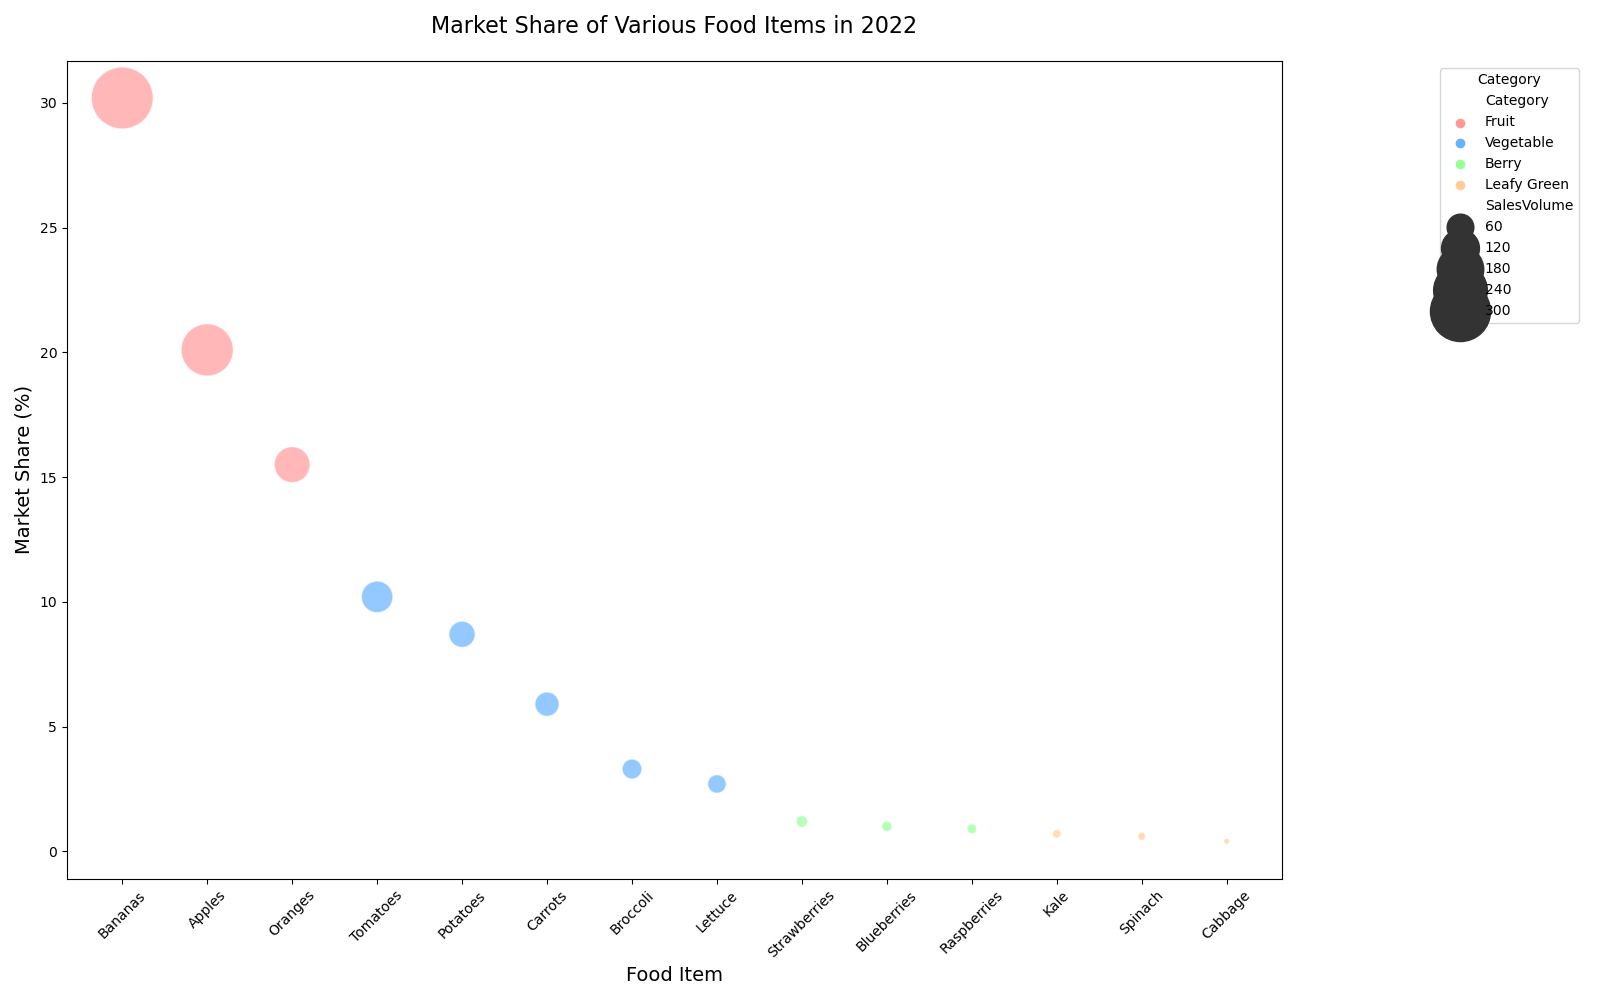

Generate this figure with Python:

import seaborn as sns
import matplotlib.pyplot as plt
import pandas as pd

# Data
data = {
    'FoodItem': ['Bananas', 'Apples', 'Oranges', 'Tomatoes', 'Potatoes', 'Carrots', 'Broccoli', 'Lettuce', 
                 'Strawberries', 'Blueberries', 'Raspberries', 'Kale', 'Spinach', 'Cabbage'],
    'MarketShare': [30.2, 20.1, 15.5, 10.2, 8.7, 5.9, 3.3, 2.7, 1.2, 1.0, 0.9, 0.7, 0.6, 0.4],
    'SalesVolume': [320.8, 228.3, 108.7, 84.5, 58.9, 50.6, 34.1, 29.9, 12.4, 10.3, 9.2, 7.2, 6.2, 4.1],
    'Category': ['Fruit', 'Fruit', 'Fruit', 'Vegetable', 'Vegetable', 'Vegetable', 'Vegetable', 'Vegetable', 
                 'Berry', 'Berry', 'Berry', 'Leafy Green', 'Leafy Green', 'Leafy Green']
}
df = pd.DataFrame(data)

# Create a scatter plot with varying bubble sizes
plt.figure(figsize=(16, 10))
bubble_chart = sns.scatterplot(data=df, x="FoodItem", y="MarketShare", size="SalesVolume", hue="Category", 
                               palette={"Fruit": "#FF9999", "Vegetable": "#66B2FF", "Berry": "#99FF99", "Leafy Green": "#FFCC99"}, 
                               sizes=(20, 2000), alpha=0.7, edgecolor="w", linewidth=1)

plt.title("Market Share of Various Food Items in 2022", fontsize=16, pad=20)
plt.xlabel("Food Item", fontsize=14)
plt.ylabel("Market Share (%)", fontsize=14)
plt.xticks(rotation=45)
plt.legend(title="Category", loc="upper right", bbox_to_anchor=(1.25, 1))

# Show the plot
plt.tight_layout()
plt.show()
